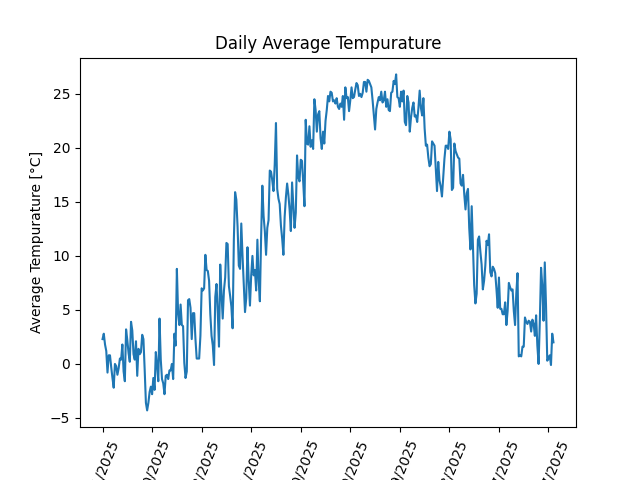

Here is the Python script that generated this plot:
import pandas as pd
import matplotlib.pyplot as plt
from matplotlib.ticker import MaxNLocator
df = pd.read_csv("tenki(temp).csv")
while(True):
  try:
    item = str(input("Choose item (Avg / Max / Min)\n"))
    date = df["date"].tolist()
    data = df[item].tolist()
  except KeyError:
    print("please try again")
  else:
    break
px = 1/plt.rcParams['figure.dpi']  # pixel in inches
plt.figure(figsize=(1200*px, 800*px))
plt.plot(date, data)
plt.gca().xaxis.set_major_locator(MaxNLocator(nbins=12))
plt.xlabel('date')
plt.tick_params(axis='x', labelrotation=67)
plt.ylabel('Average Tempurature [°C]')
dict = {
  "Avg": "Average",
  "Max": "Maximum",
  "Min": "Minimum"
}
title = "Daily "+dict[item]+" Tempurature"
# giving a title to my graph
plt.title(title)
name = "tenki(temp)_"+item+".png"
# function to show the plot
plt.savefig(name)
plt.show()
